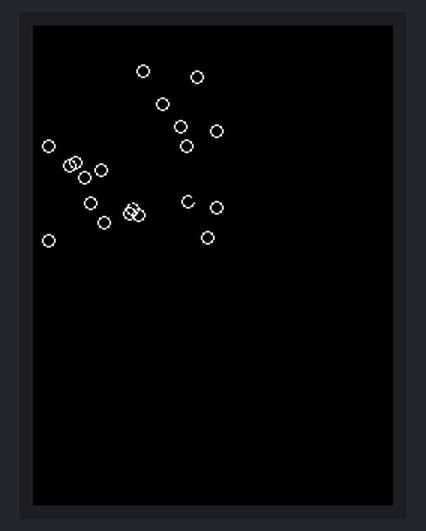
Bench run of a sketch on a simulated ESP32. Shown: 240×320 colour display. Random numbers use the default seed unless the sketch sets one.

Above: at 0.7 s.
At 5.5 s:
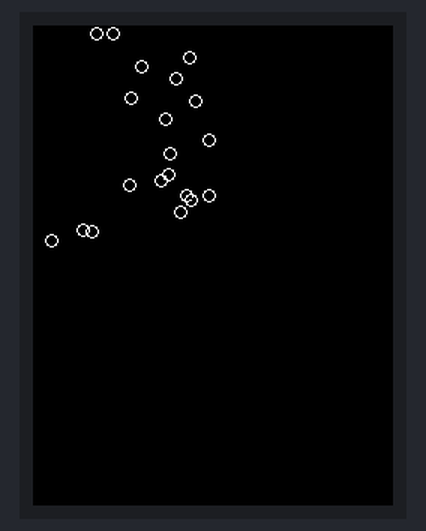
At 10.3 s:
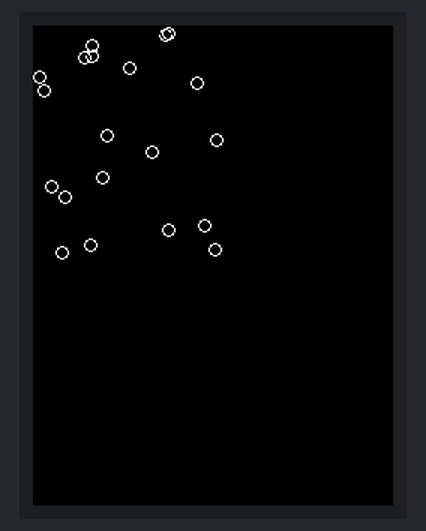
At 20.2 s:
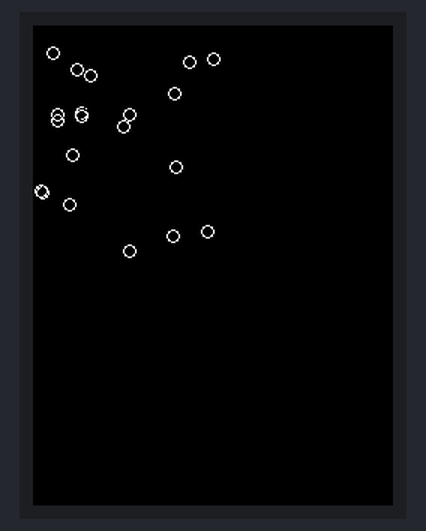
At 29.8 s:
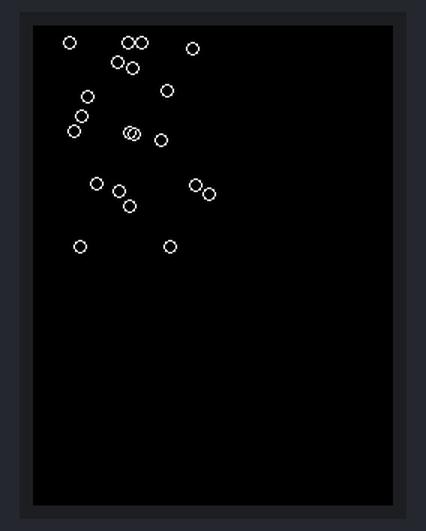
At 39.7 s:
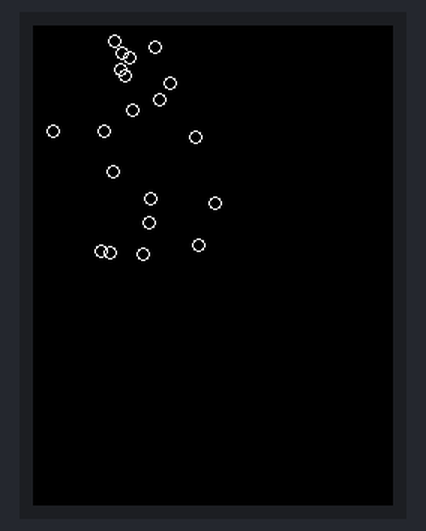

The sketch:

ex04_ball_starter.ino
```cpp
#include <SPI.h>
#include <TFT_eSPI.h>
TFT_eSPI tft = TFT_eSPI();
// Set up the TFT object

const int LOOP_SPEED = 25;

unsigned long primary_timer; //main loop timer

#define BACKGROUND TFT_BLACK
#define BALL_COLOR TFT_WHITE

const uint8_t BUTTON_PIN = 16; //CHANGE YOUR WIRING TO PIN 16!!! (FROM 19)


class Ball {
    float x_pos = 64; //x position
    float y_pos = 80; //y position
    float x_vel; //x velocity
    float y_vel; //y velocity
    float x_accel; //x acceleration
    float y_accel; //y acceleration
    int BALL_CLR;
    int BKGND_CLR;
    float MASS; //for starters
    int RADIUS; //radius of ball
    float K_FRICTION;  //friction coefficient
    float K_SPRING;  //spring coefficient
    int LEFT_LIMIT; //left side of screen limit
    int RIGHT_LIMIT; //right side of screen limit
    int TOP_LIMIT; //top of screen limit
    int BOTTOM_LIMIT; //bottom of screen limit
    int DT; //timing for integration
  public:
    Ball(int rad = 4, float ms = 1, int ball_color = TFT_WHITE, int background_color = BACKGROUND) {
      x_pos = 64; //x position
      y_pos = 80; //y position
      x_vel = 0; //x velocity
      y_vel = 0; //y velocity
      x_accel = 0; //x acceleration
      y_accel = 0; //y acceleration
      BALL_CLR = ball_color; //ball color
      BKGND_CLR = background_color;
      MASS = ms; //for starters
      RADIUS = rad; //radius of ball
      K_FRICTION = 0.05;  //friction coefficient
      K_SPRING = 0.9;  //spring coefficient
      LEFT_LIMIT = RADIUS; //left side of screen limit
      RIGHT_LIMIT = 127 - RADIUS; //right side of screen limit
      TOP_LIMIT = RADIUS; //top of screen limit
      BOTTOM_LIMIT = 159 - RADIUS; //bottom of screen limit
      DT = LOOP_SPEED; //timing for integration
    }
    void step(float x_force = 0, float y_force = 0 ) {
      //update to your working ex02 implementation
      tft.drawCircle(x_pos, y_pos, RADIUS, BKGND_CLR);


      //update acceleration (from f=ma)
      x_force = x_force - x_vel * K_FRICTION;
      y_force = y_force - y_vel * K_FRICTION;


      x_accel = x_force / MASS;
      y_accel = y_force / MASS;

      //integrate to get velocity from current acceleration
      x_vel = x_vel + 0.001 * DT * x_accel; //integrate, 0.001 is conversion from milliseconds to seconds
      y_vel = y_vel + 0.001 * DT * y_accel; //integrate!!


      moveBall(); //you'll write this from scratch!
      tft.drawCircle(x_pos, y_pos, RADIUS, BALL_CLR);
    }
    void reset(int x = 64, int y = 32) {
      x_pos = x;
      y_pos = y;
      x_vel = 0;
      y_vel = 0;
      x_accel = 0;
      y_accel = 0;
    }
  private:
    void moveBall() {
      //Your code here!
      x_pos = x_pos + x_vel * DT / 1000;
      y_pos = y_pos + y_vel * DT / 1000;


      if (x_pos > RIGHT_LIMIT)
      {
        x_vel = -x_vel * K_SPRING;
        x_pos = x_pos - (x_pos - RIGHT_LIMIT) - (x_pos - RIGHT_LIMIT) * K_SPRING;
      }

      if (x_pos < LEFT_LIMIT)
      {
        x_vel = -x_vel * K_SPRING;
        x_pos = x_pos + (LEFT_LIMIT - x_pos) + (LEFT_LIMIT - x_pos) * K_SPRING;
      }
      if (y_pos > BOTTOM_LIMIT)
      {
        y_vel = -y_vel * K_SPRING;
        y_pos = y_pos - (y_pos - BOTTOM_LIMIT) - (y_pos - BOTTOM_LIMIT) * K_SPRING;
      }

      if (y_pos < TOP_LIMIT)
      {
        y_vel = -y_vel * K_SPRING;
        y_pos = y_pos + (TOP_LIMIT - y_pos) + (TOP_LIMIT - y_pos) * K_SPRING;
      }
    }
};

Ball lots[20];
void setup() {
  Serial.begin(115200); //for debugging if needed.
  tft.init();
  tft.setRotation(2);
  tft.setTextSize(1);
  tft.fillScreen(BACKGROUND);
  randomSeed(analogRead(0));  //initialize random numbers
  for (int i=0; i<20; i++) {
    lots[i].reset();
  }
  delay(20); //wait 20 milliseconds
  for (int i=0; i<20; i++) {
    lots[i].step(random(-30000,30000),random(-30000,30000));
  }
  primary_timer = millis();
}

void loop() {
  for (int i=0; i<20; i++){
    lots[i].step();
  }
  while (millis()-primary_timer<LOOP_SPEED); //wait for primary timer to increment
  primary_timer = millis();
}
```
